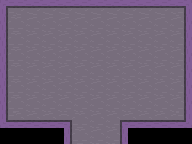

Rendered tile map (Tiled .tmx) drawn with the repository's tilesets; below, a short description and the full map source, tile grids included:
An orthogonal 12x9 tile map with 16x16 px tiles, 1 tile layer (Tile Layer 1) and 8 objects.

<map version="1.10" tiledversion="1.10.2" orientation="orthogonal" renderorder="right-down" width="12" height="9" tilewidth="16" tileheight="16" infinite="0" nextlayerid="3" nextobjectid="15">
 <tileset firstgid="1" source="Tileset 3.tsx" />
 <layer id="1" name="Tile Layer 1" width="12" height="9">
  <data encoding="csv">
53,54,54,54,54,54,54,54,54,54,54,55,
56,57,57,57,57,57,57,57,57,57,57,58,
56,57,57,57,57,57,57,57,57,57,57,58,
56,57,57,57,57,57,57,57,57,57,57,58,
56,57,57,57,57,57,57,57,57,57,57,58,
56,57,57,57,57,57,57,57,57,57,57,58,
56,57,57,57,57,57,57,57,57,57,57,58,
59,60,60,60,63,57,57,62,60,60,60,61,
42,42,42,42,56,57,57,58,42,42,42,42
</data>
 </layer>
 <objectgroup id="2" name="borders">
  <object id="2" x="0.178538" y="0" width="191.75" height="8.03422" />
  <object id="4" x="183.716" y="-2.67807" width="9.10545" height="130.69" />
  <object id="5" x="119.978" y="119.978" width="68.0231" height="8.03422" />
  <object id="6" x="119.978" y="121.585" width="7.85568" height="21.9602" />
  <object id="7" x="63.9167" y="120.335" width="7.67714" height="23.3885" />
  <object id="8" x="0" y="119.978" width="71.5938" height="8.03422" />
  <object id="10" x="-0.535615" y="-0.357076" width="8.21276" height="121.942" />
  <object id="14" x="63.9167" y="144.259" width="69.0943" height="17.8538" />
 </objectgroup>
</map>
